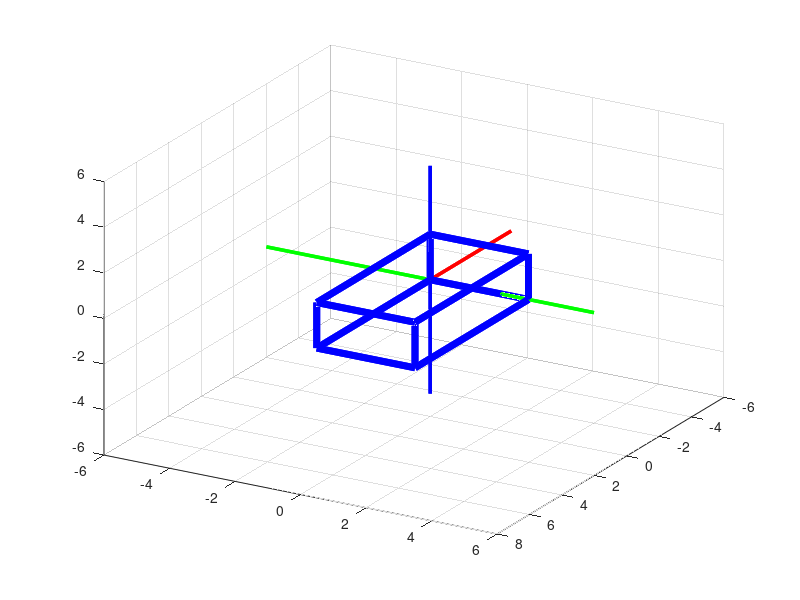

This figure's MATLAB source:
clear all
clc

%angle_rad = deg2rad(90); %se le quito 90 g debido a que es un angulo fijo NOTA:no es conversion de un angulo fijo  
promt = 'introduzca el valor (grados) de la rotacon X (phi):';
 phideg = input(promt);
 phiRad = deg2rad(phideg);
 
 promt = 'introduzca el valor (grados) de la rotacon Y (theta):';
 thetadeg = input(promt);
 thetaRad = deg2rad(thetadeg);
 
 promt = 'introduzca el valor (grados) de la rotacon Z (psi):';
 psideg = input(promt);
 psiRad = deg2rad(psideg);

for phiRad=0:0.5:phiRad
    for  thetaRad=0:0.5: thetaRad
          for  psiRad=0:0.5:psiRad
        

%line([xi xf],[yi yf],[zi zf],'color',[1 0 0],'linewidth',2.5);
 line([-5 5],[0 0],[0 0],'color',[1 0 0],'linewidth',2.5); %establece el eje X en rojo
 line([0 0],[-5 5],[0 0],'color',[0 1 0],'linewidth',2.5); %establece el eje Y en verde
 line([0 0],[0 0],[-5 5],'color',[0 0 1],'linewidth',2.5); %establece el eje Z en azul
 
 p1=[0 0 0];
 p2=[7 0 0];
 p3=[7 3 0];
 p4=[0 3 0];
 p5=[0 3 2];
 p6=[0 0 2];
 p7=[7 0 2];
 p8=[7 3 2];
 


 line([p1(1) p2(1)],[p1(2) p2(2)],[0 0],'color',[0 0 1],'linewidth',5); %% traza linea del punto p1 a p2 sobre el eje x
 line([p2(1) p3(1)],[p2(2) p3(2)],[0 0],'color',[0 0 1],'linewidth',5);
 line([p3(1) p4(1)],[p3(2) p4(2)],[0 0],'color',[0 0 1],'linewidth',5);
 line([p1(1) p4(1)],[p1(2) p4(2)],[0 0],'color',[0 0 1],'linewidth',5);
 
 
 
 line([p4(1) p5(1)],[p4(2) p5(2)],[p4(3) p5(3)],'color',[0 0 1],'linewidth',5);

 line([p5(1) p6(1)],[p5(2) p6(2)],[p5(3) p6(3)],'color',[0 0 1],'linewidth',5);
 line([p5(1) p8(1)],[p5(2) p8(2)],[p5(3) p8(3)],'color',[0 0 1],'linewidth',5);
 line([p6(1) p7(1)],[p6(2) p7(2)],[p6(3) p7(3)],'color',[0 0 1],'linewidth',5);
 line([p6(1) p1(1)],[p6(2) p1(2)],[p6(3) p1(3)],'color',[0 0 1],'linewidth',5);
 line([p7(1) p8(1)],[p7(2) p8(2)],[p7(3) p8(3)],'color',[0 0 1],'linewidth',5);
 line([p7(1) p2(1)],[p7(2) p2(2)],[p7(3) p2(3)],'color',[0 0 1],'linewidth',5);
 line([p8(1) p3(1)],[p8(2) p3(2)],[p8(3) p3(3)],'color',[0 0 1],'linewidth',5);
 
%        X       Y       Z             R G B

 
 %view (120,30)
 %Rx = [1 0 0 ; 0 cos (phiRad) sen(phiRad);0 -sen(phiRad) cos (phiRad)];
 %Ry = [cos(theta) 0 -sen(theta); 0 1 0 ;sen(theta) 0 cos(theta)];
 %Rz = [cos(psi) -sen(psi) 0 ; sen(psi) cos(psi) 0 ; 0 0 1];

 %Rt=Rx;
 
 

 
view (120,30)
 Rz = [cos(psiRad) -sin(psiRad) 0 ; sin(psiRad) cos(psiRad) 0 ; 0 0 1];
 Rx = [1 0 0 ; 0 cos(phiRad) -sin(phiRad);0 sin(phiRad) cos(phiRad)];
 Ry = [cos(thetaRad) 0 -sin(thetaRad); 0 1 0 ;sin(thetaRad) 0 cos(thetaRad)];

 Rt= Rz*Rx*Ry;
 
 p1= Rt*p1';
  p2= Rt*p2';
   p3= Rt*p3';
    p4= Rt*p4';
     p5= Rt*p5';
      p6= Rt*p6';
       p7= Rt*p7';
        p8= Rt*p8';
       
        
 line([-5 5],[0 0],[0 0],'color',[1 0 0],'linewidth',2.5); %establece el eje X en rojo
 line([0 0],[-5 5],[0 0],'color',[0 1 0],'linewidth',2.5); %establece el eje Y en verde
 line([0 0],[0 0],[-5 5],'color',[0 0 1],'linewidth',2.5); %establece el eje Z en azul
 
 line([p1(1) p2(1)],[p1(2) p2(2)],[0 0],'color',[0 0 1],'linewidth',5); %% traza linea del punto p1 a p2 sobre el eje x
 line([p2(1) p3(1)],[p2(2) p3(2)],[0 0],'color',[0 0 1],'linewidth',5);
 line([p3(1) p4(1)],[p3(2) p4(2)],[0 0],'color',[0 0 1],'linewidth',5);
 line([p1(1) p4(1)],[p1(2) p4(2)],[0 0],'color',[0 0 1],'linewidth',5);
 
 
 
 line([p4(1) p5(1)],[p4(2) p5(2)],[p4(3) p5(3)],'color',[0 0 1],'linewidth',5);

 line([p5(1) p6(1)],[p5(2) p6(2)],[p5(3) p6(3)],'color',[0 0 1],'linewidth',5);
 line([p5(1) p8(1)],[p5(2) p8(2)],[p5(3) p8(3)],'color',[0 0 1],'linewidth',5);
 line([p6(1) p7(1)],[p6(2) p7(2)],[p6(3) p7(3)],'color',[0 0 1],'linewidth',5);
 line([p6(1) p1(1)],[p6(2) p1(2)],[p6(3) p1(3)],'color',[0 0 1],'linewidth',5);
 line([p7(1) p8(1)],[p7(2) p8(2)],[p7(3) p8(3)],'color',[0 0 1],'linewidth',5);
 line([p7(1) p2(1)],[p7(2) p2(2)],[p7(3) p2(3)],'color',[0 0 1],'linewidth',5);
 line([p8(1) p3(1)],[p8(2) p3(2)],[p8(3) p3(3)],'color',[0 0 1],'linewidth',5);
 
pause (0.1)
          end
    end
end
 grid